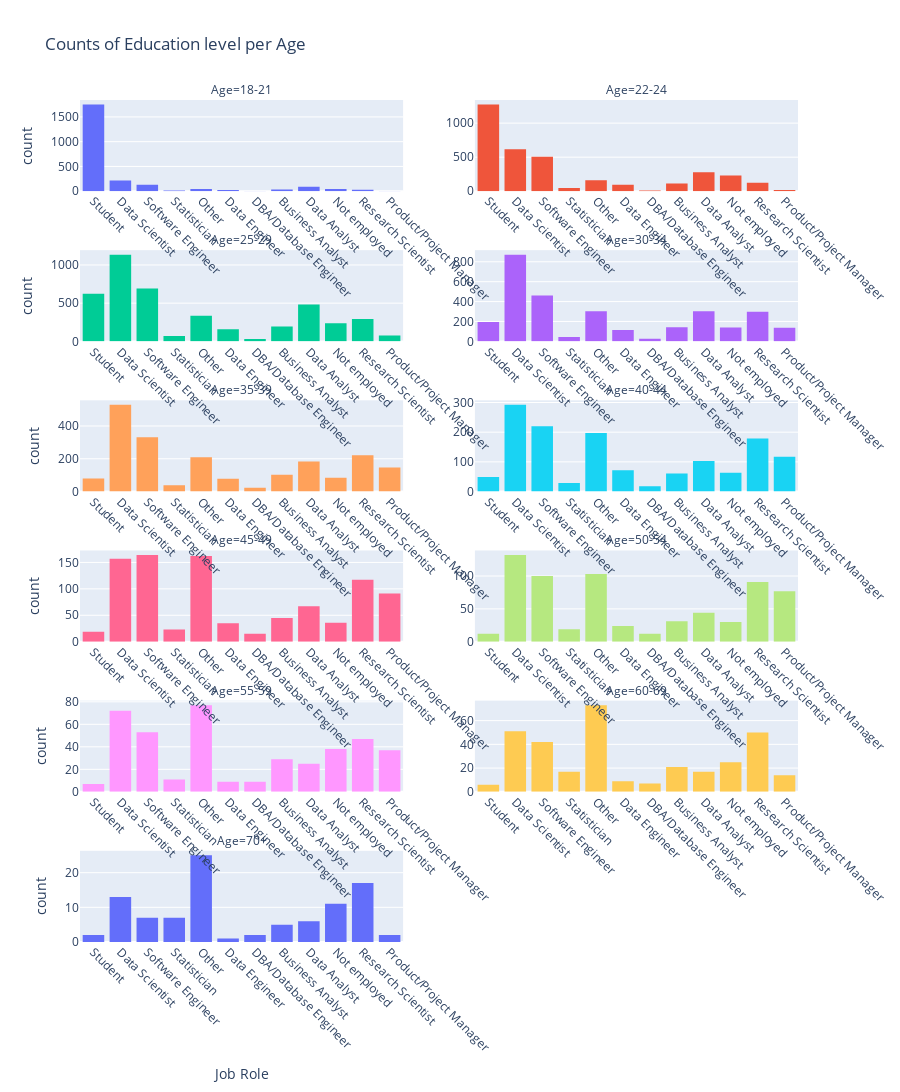

Notebook source saved alongside this figure:
### Code cell
fig = px.histogram(df, "Q5",
             facet_col="Q1",
             color="Q1",
             title="Counts of Education level per Age",
             labels={"Q1": "Age", "Q5": "Job Role"},
             height=2000,
             facet_col_wrap=2,
             facet_col_spacing=0.1)

fig.update_layout(showlegend=False)
fig.update_xaxes(showticklabels=True, tickangle=45)
fig.update_yaxes(matches=None, showticklabels=True)

### Figure 1 — Plotly figure (JSON) as saved in the notebook; plotly's stock layout.template omitted (floating-point values rounded to 4 significant figures; data arrays with more than 128 entries replaced by an {"elided": "..."} marker saying what was removed)
{"data": [{"alignmentgroup": "True", "bingroup": "x", "hovertemplate": "Age=18-21<br>Job Role=%{x}<br>count=%{y}<extra></extra>", "legendgroup": "18-21", "marker": {"color": "#636efa", "pattern": {"shape": ""}}, "name": "18-21", "offsetgroup": "18-21", "orientation": "v", "showlegend": true, "type": "histogram", "x": {"elided": "2502 str values"}, "xaxis": "x11", "yaxis": "y11"}, {"alignmentgroup": "True", "bingroup": "x", "hovertemplate": "Age=22-24<br>Job Role=%{x}<br>count=%{y}<extra></extra>", "legendgroup": "22-24", "marker": {"color": "#EF553B", "pattern": {"shape": ""}}, "name": "22-24", "offsetgroup": "22-24", "orientation": "v", "showlegend": true, "type": "histogram", "x": {"elided": "3610 str values"}, "xaxis": "x12", "yaxis": "y12"}, {"alignmentgroup": "True", "bingroup": "x", "hovertemplate": "Age=25-29<br>Job Role=%{x}<br>count=%{y}<extra></extra>", "legendgroup": "25-29", "marker": {"color": "#00cc96", "pattern": {"shape": ""}}, "name": "25-29", "offsetgroup": "25-29", "orientation": "v", "showlegend": true, "type": "histogram", "x": {"elided": "4458 str values"}, "xaxis": "x9", "yaxis": "y9"}, {"alignmentgroup": "True", "bingroup": "x", "hovertemplate": "Age=30-34<br>Job Role=%{x}<br>count=%{y}<extra></extra>", "legendgroup": "30-34", "marker": {"color": "#ab63fa", "pattern": {"shape": ""}}, "name": "30-34", "offsetgroup": "30-34", "orientation": "v", "showlegend": true, "type": "histogram", "x": {"elided": "3120 str values"}, "xaxis": "x10", "yaxis": "y10"}, {"alignmentgroup": "True", "bingroup": "x", "hovertemplate": "Age=35-39<br>Job Role=%{x}<br>count=%{y}<extra></extra>", "legendgroup": "35-39", "marker": {"color": "#FFA15A", "pattern": {"shape": ""}}, "name": "35-39", "offsetgroup": "35-39", "orientation": "v", "showlegend": true, "type": "histogram", "x": {"elided": "2087 str values"}, "xaxis": "x7", "yaxis": "y7"}, {"alignmentgroup": "True", "bingroup": "x", "hovertemplate": "Age=40-44<br>Job Role=%{x}<br>count=%{y}<extra></extra>", "legendgroup": "40-44", "marker": {"color": "#19d3f3", "pattern": {"shape": ""}}, "name": "40-44", "offsetgroup": "40-44", "orientation": "v", "showlegend": true, "type": "histogram", "x": {"elided": "1439 str values"}, "xaxis": "x8", "yaxis": "y8"}, {"alignmentgroup": "True", "bingroup": "x", "hovertemplate": "Age=45-49<br>Job Role=%{x}<br>count=%{y}<extra></extra>", "legendgroup": "45-49", "marker": {"color": "#FF6692", "pattern": {"shape": ""}}, "name": "45-49", "offsetgroup": "45-49", "orientation": "v", "showlegend": true, "type": "histogram", "x": {"elided": "949 str values"}, "xaxis": "x5", "yaxis": "y5"}, {"alignmentgroup": "True", "bingroup": "x", "hovertemplate": "Age=50-54<br>Job Role=%{x}<br>count=%{y}<extra></extra>", "legendgroup": "50-54", "marker": {"color": "#B6E880", "pattern": {"shape": ""}}, "name": "50-54", "offsetgroup": "50-54", "orientation": "v", "showlegend": true, "type": "histogram", "x": {"elided": "692 str values"}, "xaxis": "x6", "yaxis": "y6"}, {"alignmentgroup": "True", "bingroup": "x", "hovertemplate": "Age=55-59<br>Job Role=%{x}<br>count=%{y}<extra></extra>", "legendgroup": "55-59", "marker": {"color": "#FF97FF", "pattern": {"shape": ""}}, "name": "55-59", "offsetgroup": "55-59", "orientation": "v", "showlegend": true, "type": "histogram", "x": {"elided": "422 str values"}, "xaxis": "x3", "yaxis": "y3"}, {"alignmentgroup": "True", "bingroup": "x", "hovertemplate": "Age=60-69<br>Job Role=%{x}<br>count=%{y}<extra></extra>", "legendgroup": "60-69", "marker": {"color": "#FECB52", "pattern": {"shape": ""}}, "name": "60-69", "offsetgroup": "60-69", "orientation": "v", "showlegend": true, "type": "histogram", "x": {"elided": "338 str values"}, "xaxis": "x4", "yaxis": "y4"}, {"alignmentgroup": "True", "bingroup": "x", "hovertemplate": "Age=70+<br>Job Role=%{x}<br>count=%{y}<extra></extra>", "legendgroup": "70+", "marker": {"color": "#636efa", "pattern": {"shape": ""}}, "name": "70+", "offsetgroup": "70+", "orientation": "v", "showlegend": true, "type": "histogram", "x": ["Other", "Not employed", "Other", "Data Analyst", "Other", "Other", "Other", "Other", "Other", "Research Scientist", "Statistician", null, "Not employed", "Research Scientist", "Business Analyst", "Other", "Product/Project Manager", "Software Engineer", "Statistician", "Statistician", "Student", "Research Scientist", "Not employed", "Data Scientist", "Data Analyst", "Research Scientist", "Other", "Not employed", "Research Scientist", "Other", "Data Scientist", "Data Scientist", "Data Scientist", "Research Scientist", "Not employed", "Data Scientist", "Other", "Data Scientist", "Other", "Other", "Software Engineer", "Research Scientist", "Other", "Product/Project Manager", "Statistician", "Research Scientist", "Business Analyst", "Research Scientist", "Data Scientist", "Software Engineer", "DBA/Database Engineer", "Business Analyst", "Data Scientist", "Other", "Other", "Other", "Research Scientist", "Research Scientist", "Statistician", "Other", "Research Scientist", "Data Scientist", "Software Engineer", "Not employed", "Not employed", "Not employed", "Student", "Software Engineer", "Data Scientist", "Other", "Research Scientist", "Other", "DBA/Database Engineer", "Software Engineer", "Data Scientist", "Not employed", "Other", "Data Analyst", "Other", "Other", "Research Scientist", "Statistician", "Not employed", "Research Scientist", "Data Engineer", "Data Analyst", "Data Scientist", "Data Analyst", "Business Analyst", "Statistician", "Software Engineer", "Business Analyst", null, "Research Scientist", "Data Scientist", "Not employed", "Research Scientist", "Other", "Other", "Data Analyst"], "xaxis": "x", "yaxis": "y"}], "layout": {"annotations": [{"font": {}, "showarrow": false, "text": "Age=70+", "x": 0.225, "xanchor": "center", "xref": "paper", "y": 0.1083, "yanchor": "bottom", "yref": "paper"}, {"font": {}, "showarrow": false, "text": "Age=55-59", "x": 0.225, "xanchor": "center", "xref": "paper", "y": 0.2867, "yanchor": "bottom", "yref": "paper"}, {"font": {}, "showarrow": false, "text": "Age=60-69", "x": 0.775, "xanchor": "center", "xref": "paper", "y": 0.2867, "yanchor": "bottom", "yref": "paper"}, {"font": {}, "showarrow": false, "text": "Age=45-49", "x": 0.225, "xanchor": "center", "xref": "paper", "y": 0.465, "yanchor": "bottom", "yref": "paper"}, {"font": {}, "showarrow": false, "text": "Age=50-54", "x": 0.775, "xanchor": "center", "xref": "paper", "y": 0.465, "yanchor": "bottom", "yref": "paper"}, {"font": {}, "showarrow": false, "text": "Age=35-39", "x": 0.225, "xanchor": "center", "xref": "paper", "y": 0.6433, "yanchor": "bottom", "yref": "paper"}, {"font": {}, "showarrow": false, "text": "Age=40-44", "x": 0.775, "xanchor": "center", "xref": "paper", "y": 0.6433, "yanchor": "bottom", "yref": "paper"}, {"font": {}, "showarrow": false, "text": "Age=25-29", "x": 0.225, "xanchor": "center", "xref": "paper", "y": 0.8217, "yanchor": "bottom", "yref": "paper"}, {"font": {}, "showarrow": false, "text": "Age=30-34", "x": 0.775, "xanchor": "center", "xref": "paper", "y": 0.8217, "yanchor": "bottom", "yref": "paper"}, {"font": {}, "showarrow": false, "text": "Age=18-21", "x": 0.225, "xanchor": "center", "xref": "paper", "y": 1.0, "yanchor": "bottom", "yref": "paper"}, {"font": {}, "showarrow": false, "text": "Age=22-24", "x": 0.775, "xanchor": "center", "xref": "paper", "y": 1.0, "yanchor": "bottom", "yref": "paper"}], "barmode": "relative", "height": 2000, "legend": {"title": {"text": "Age"}, "tracegroupgap": 0}, "showlegend": false, "title": {"text": "Counts of Education level per Age"}, "xaxis": {"anchor": "y", "domain": [0, 0.45], "showticklabels": true, "tickangle": 45, "title": {"text": "Job Role"}}, "xaxis10": {"anchor": "y10", "domain": [0.55, 1], "matches": "x", "showticklabels": true, "tickangle": 45}, "xaxis11": {"anchor": "y11", "domain": [0, 0.45], "matches": "x", "showticklabels": true, "tickangle": 45}, "xaxis12": {"anchor": "y12", "domain": [0.55, 1], "matches": "x", "showticklabels": true, "tickangle": 45}, "xaxis2": {"anchor": "y2", "domain": [0.55, 1], "matches": "x", "showticklabels": true, "tickangle": 45, "title": {"text": "Job Role"}}, "xaxis3": {"anchor": "y3", "domain": [0, 0.45], "matches": "x", "showticklabels": true, "tickangle": 45}, "xaxis4": {"anchor": "y4", "domain": [0.55, 1], "matches": "x", "showticklabels": true, "tickangle": 45}, "xaxis5": {"anchor": "y5", "domain": [0, 0.45], "matches": "x", "showticklabels": true, "tickangle": 45}, "xaxis6": {"anchor": "y6", "domain": [0.55, 1], "matches": "x", "showticklabels": true, "tickangle": 45}, "xaxis7": {"anchor": "y7", "domain": [0, 0.45], "matches": "x", "showticklabels": true, "tickangle": 45}, "xaxis8": {"anchor": "y8", "domain": [0.55, 1], "matches": "x", "showticklabels": true, "tickangle": 45}, "xaxis9": {"anchor": "y9", "domain": [0, 0.45], "matches": "x", "showticklabels": true, "tickangle": 45}, "yaxis": {"anchor": "x", "domain": [0, 0.1083], "showticklabels": true, "title": {"text": "count"}}, "yaxis10": {"anchor": "x10", "domain": [0.7133, 0.8217], "showticklabels": true}, "yaxis11": {"anchor": "x11", "domain": [0.8917, 1.0], "showticklabels": true, "title": {"text": "count"}}, "yaxis12": {"anchor": "x12", "domain": [0.8917, 1.0], "showticklabels": true}, "yaxis2": {"anchor": "x2", "domain": [0, 0.1083], "showticklabels": true}, "yaxis3": {"anchor": "x3", "domain": [0.1783, 0.2867], "showticklabels": true, "title": {"text": "count"}}, "yaxis4": {"anchor": "x4", "domain": [0.1783, 0.2867], "showticklabels": true}, "yaxis5": {"anchor": "x5", "domain": [0.3567, 0.465], "showticklabels": true, "title": {"text": "count"}}, "yaxis6": {"anchor": "x6", "domain": [0.3567, 0.465], "showticklabels": true}, "yaxis7": {"anchor": "x7", "domain": [0.535, 0.6433], "showticklabels": true, "title": {"text": "count"}}, "yaxis8": {"anchor": "x8", "domain": [0.535, 0.6433], "showticklabels": true}, "yaxis9": {"anchor": "x9", "domain": [0.7133, 0.8217], "showticklabels": true, "title": {"text": "count"}}}}
